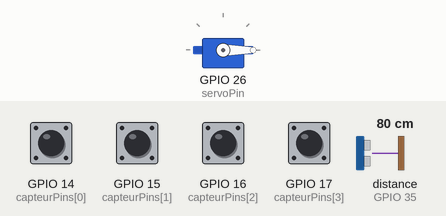
The sketch below on a simulated ESP32. On the bench: servo. Wiring (inferred from the names in the program): ultrasonic range finder: trigger GPIO 32; echo GPIO 35. The inputs (shaded band) are chosen by the test bench; at power-on: GPIO 14 (capteurPins[0]), GPIO 15 (capteurPins[1]), GPIO 16 (capteurPins[2]), GPIO 17 (capteurPins[3]) HIGH, distance to the obstacle (sensor on GPIO 35) 80 cm. The echo pulse lasts 58.3 µs per cm; WiFi joins after 1.5 s; servers stay silent unless stated; random numbers use the default seed unless the sketch sets one; no MQTT or app messages arrive unless stated; not simulated (calls return 0 or success): secrets.h; what the sketch prints to the serial monitor is not drawn.

Above: at 2.7 s.
2.8 s: distance to the obstacle (sensor on GPIO 35) set to 18 cm
4.3 s: distance to the obstacle (sensor on GPIO 35) set to 14 cm
At 5.3 s:
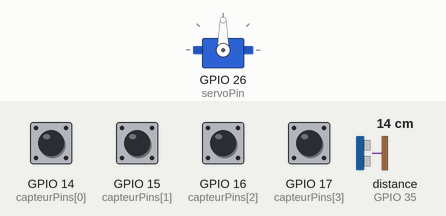
9.1 s: distance to the obstacle (sensor on GPIO 35) set to 35 cm
10.9 s: distance to the obstacle (sensor on GPIO 35) set to 2 cm
At 11.4 s:
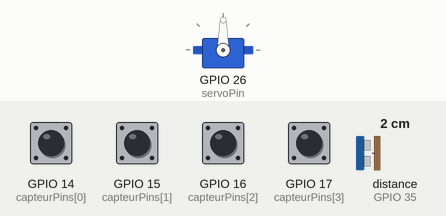
Timing chart, 0 to 13.5 s (numbered marks = the images above; inputs shaded):
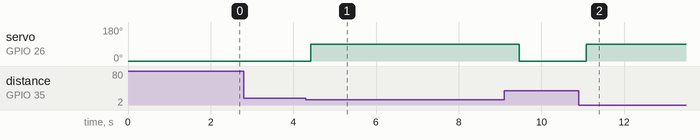

Measured:
- the behaviour switches between 16 and 15 cm on distance to the obstacle (sensor on GPIO 35) (found by bisection; images 0 and 1)
- after the input at 2.8 s, every drawn part: stays the same
- after the input at 4.3 s, servo on GPIO 26 (servoPin): 0° → 90° after 0.12 s
- after the input at 10.9 s, servo on GPIO 26 (servoPin): 0° → 90° after 0.19 s

The sketch:

sketch_may2a.ino
```cpp
#include <PubSubClient.h>
#include <WiFi.h>
#include <ESP32Servo.h>

// ==========================================
// CONFIGURATION À MODIFIER AVEC TES INFOS
// ==========================================
#include "secrets.h"

const char *ssid = SECRET_SSID;
const char *password = SECRET_PASS;

// --- Configuration MQTT ---
const char *mqtt_server = "broker.emqx.io";
const int mqtt_port = 1883;

// --- Configuration Capteurs ---
const int NUM_CAPTEURS = 4;
const int capteurPins[NUM_CAPTEURS] = {14, 15, 16, 17};
const char *mqtt_topics[NUM_CAPTEURS] = {
  "parkwize/place1", // A1
  "parkwize/place2", // A2
  "parkwize/place3", // A3
  "parkwize/place4"  // A4
};
int derniersEtats[NUM_CAPTEURS] = {-1, -1, -1, -1}; // Permet de n'envoyer un message que quand l'état change

// --- Configuration Barrière (Radar & Servo) ---
const int trigPin = 32;
const int echoPin = 35;
const int servoPin = 26;

Servo barriereServo;
bool barriereOuverte = false;
unsigned long tempsOuverture = 0;

WiFiClient espClient;
PubSubClient client(espClient);

void setup_wifi() {
  delay(10);
  Serial.println();
  Serial.print("Connexion à ");
  Serial.println(ssid);

  WiFi.begin(ssid, password);

  // Attente de la connexion WiFi
  while (WiFi.status() != WL_CONNECTED) {
    delay(500);
    Serial.print(".");
  }

  Serial.println("");
  Serial.println("WiFi connecté !");
  Serial.print("Adresse IP : ");
  Serial.println(WiFi.localIP());
}

void reconnect() {
  // Boucle jusqu'à ce qu'on soit connecté au broker MQTT
  while (!client.connected()) {
    Serial.print("Tentative de connexion MQTT...");

    // Création d'un ID client aléatoire pour l'ESP32
    String clientId = "ESP32_ParkWize_";
    clientId += String(random(0xffff), HEX);

    // Tentative de connexion avec Last Will and Testament (LWT)
    if (client.connect(clientId.c_str(), "parkwize/status", 1, true, "offline")) {
      Serial.println(" Connecté au Broker HiveMQ !");

      // Signaler que l'ESP est en ligne
      client.publish("parkwize/status", "online", true);

      // Forcer l'envoi de l'état de tous les capteurs à la prochaine boucle
      for (int i = 0; i < NUM_CAPTEURS; i++) {
        derniersEtats[i] = -1;
      }
    } else {
      Serial.print(" Échec, rc=");
      Serial.print(client.state());
      Serial.println(" (nouvelle tentative dans 5 secondes)");
      delay(5000);
    }
  }
}

void setup() {
  Serial.begin(115200);

  // Initialisation des pins pour les 4 capteurs
  for (int i = 0; i < NUM_CAPTEURS; i++) {
    pinMode(capteurPins[i], INPUT_PULLUP);
  }

  // Initialisation du radar et du servo
  pinMode(trigPin, OUTPUT);
  pinMode(echoPin, INPUT);

  // Configuration spécifique pour éviter que le servo ne vibre sur ESP32
  ESP32PWM::allocateTimer(0);
  ESP32PWM::allocateTimer(1);
  ESP32PWM::allocateTimer(2);
  ESP32PWM::allocateTimer(3);
  barriereServo.setPeriodHertz(50); // Fréquence standard pour un servomoteur (50Hz)
  barriereServo.attach(servoPin, 500, 2400); // Valeurs min/max pour les petits servos (ex: SG90)

  barriereServo.write(0); // Barrière fermée par défaut

  setup_wifi();                             // Connexion au WiFi
  client.setServer(mqtt_server, mqtt_port); // Configuration du broker
}

void loop() {
  // S'assurer qu'on est toujours connecté au MQTT
  if (!client.connected()) {
    reconnect();
  }
  client.loop(); // Essentiel pour maintenir la connexion active en arrière-plan

  int placesLibres = 0; // Compteur de places libres

  // Lecture et envoi de l'état de chaque capteur
  for (int i = 0; i < NUM_CAPTEURS; i++) {
    int etatActuel = digitalRead(capteurPins[i]);

    if (etatActuel == HIGH) { // On considère que HIGH = place libre
      placesLibres++;
    }

    // On envoie la donnée MQTT SEULEMENT si l'état change
    if (etatActuel != derniersEtats[i]) {
      if (etatActuel == LOW) {
        Serial.print("🚗 Voiture détectée sur le Spot ");
        Serial.print(i + 1);
        Serial.println(" (A" + String(i + 1) + ") ! Envoi : Occupee");
        client.publish(mqtt_topics[i], "Occupee", true);
      } else {
        Serial.print("✅ Spot ");
        Serial.print(i + 1);
        Serial.println(" (A" + String(i + 1) + ") libéré. Envoi : Libre");
        client.publish(mqtt_topics[i], "Libre", true);
      }

      // On met à jour l'ancien état pour ce capteur
      derniersEtats[i] = etatActuel;
    }
  }

  // --- Gestion du radar et de la barrière ---
  digitalWrite(trigPin, LOW);
  delayMicroseconds(2);
  digitalWrite(trigPin, HIGH);
  delayMicroseconds(10);
  digitalWrite(trigPin, LOW);

  long duration = pulseIn(echoPin, HIGH);
  long distance = (duration / 2) * 0.0343;

  // Si une voiture est devant la barrière (distance < 15 cm) et que la barrière est fermée
  if (!barriereOuverte && distance > 0 && distance < 15) {
    if (placesLibres > 0) {
      Serial.println("🚗 Voiture détectée à l'entrée et parking disponible ! Ouverture de la barrière...");
      barriereServo.write(90); // Ouvre la barrière à 90 degrés
      barriereOuverte = true;
      tempsOuverture = millis();
    } else {
      // Le parking est complet
      // On peut ajouter un message ici si souhaité
    }
  }

  // Fermeture automatique de la barrière après 5 secondes
  if (barriereOuverte && (millis() - tempsOuverture > 5000)) {
    Serial.println("🛑 Fermeture de la barrière.");
    barriereServo.write(0); // Ferme la barrière à 0 degrés
    barriereOuverte = false;
  }

  delay(200); // Petite pause pour la stabilité
}
```
